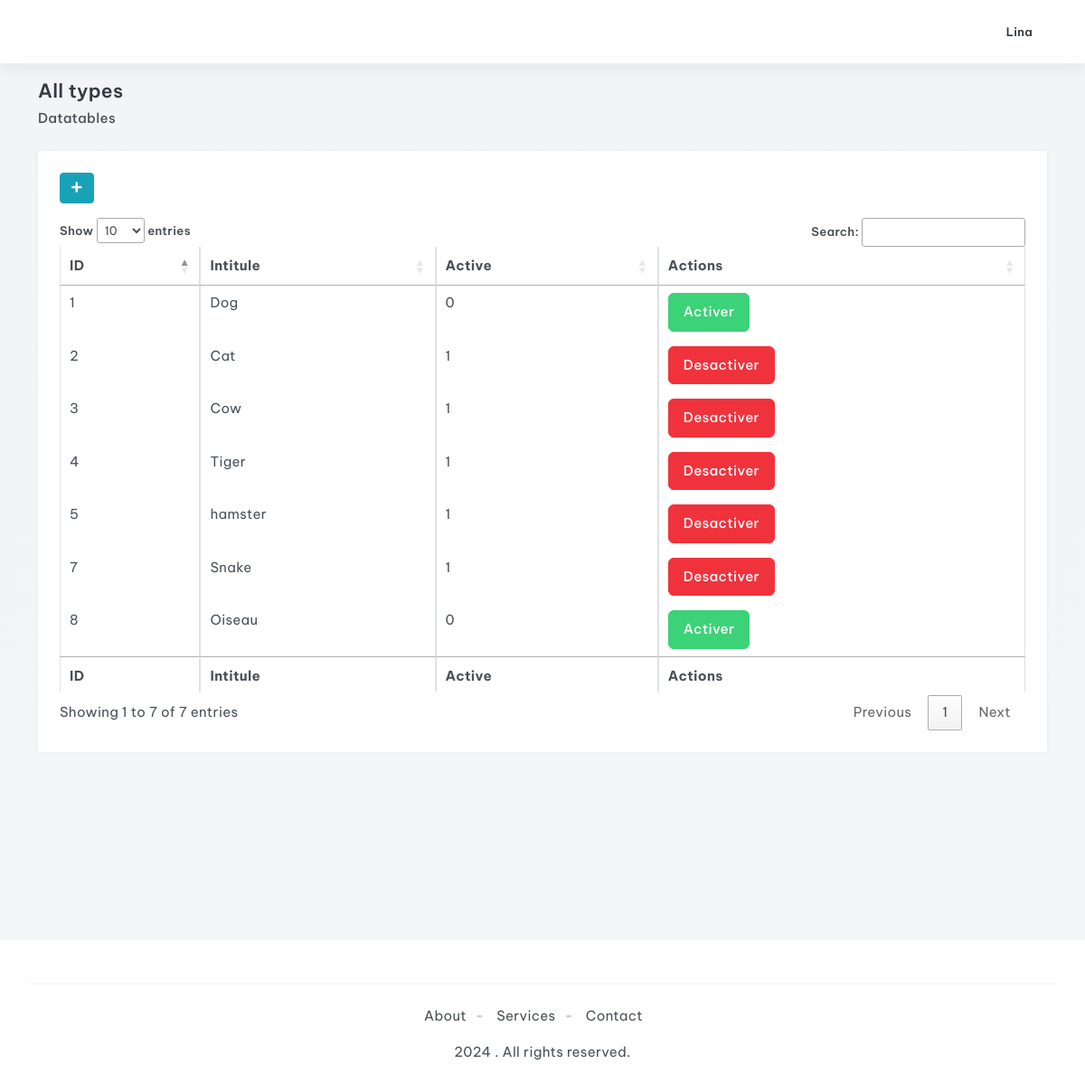
The page /admin/types.php (signed in) on the database its author committed.
### tables this page shows
CREATE TABLE `types` (
  `id` int(11) NOT NULL,
  `intitule` varchar(255) DEFAULT NULL,
  `actif` tinyint(1) DEFAULT NULL
);

### admin/CLASSE/type.class.php (the view, shortened to what this page needs)
<?php
Class Type{
private $cnx,$server,$user,$pwd,$db;
public function __construct($serveur,$utilisateur,$mdp,$base){
	$this->server=$serveur;
	$this->user=$utilisateur;
	$this->pwd=$mdp;
	$this->db=$base;
	try
	{
	$this->cnx = new PDO('mysql:host='.$this->server.'; dbname='.$this->db, $this->user, $this->pwd);
	}
	catch(Exception $e)
	{
	echo'Erreur:'.$e->getMessage().'<br/>';
	echo'N°:'.$e->getCode();
	}
}
public function RetreiveWithDataTables(){
	$sql="select * from types";
$resultats=$this->cnx->query($sql);
if($resultats) {
$resultats->setFetchMode(PDO::FETCH_OBJ);
$types=$resultats->fetchall();
echo'<p><a class="btn btn-info btn-circle btn-sm" ;" href="create_type.php" title="Add"><i class="fas fa-plus"></i></a></p>';
echo '<table  class="table table-bordered" id="myTable" width="100%" cellspacing="0">';
echo '<thead>';
	echo '<tr>';
	echo '<th>ID</th><th>Intitule</th><th>Active</th><th>Actions</th>';
	echo '</tr>';
echo '</thead>';
print '<tbody>';
foreach($types as $type):
echo '<tr>';
	print '<td>'.$type->id.'</td>';
	print '<td>'.$type->intitule.'</td>';
	print '<td>'.$type->actif.'</td>';
	if ($type->actif == 1) {
		print '<td><a class="btn btn-danger" onClick="return confirm(\'Desactiver ce Type?\');" href="typebuttons.php?id='.$type->id.'&active=1">Desactiver</a></td>';
	} else {
		print '<td><a class="btn btn-success" onClick="return confirm(\'Activer ce Type?\');" href="typebuttons.php?id='.$type->id.'&active=0">Activer</a></td>';
	}
echo '</tr>';
endforeach;
print '</tbody>';
echo '<tfoot>';
	echo '<tr>';
	echo '<th>ID</th><th>Intitule</th><th>Active</th><th>Actions</th>';
	echo '</tr>';
echo '</tfoot>';
echo '</table>';
}
	else echo 'Table vide !!!' ;
}
}
?>

### rows shown on the page
types: id "1", intitule "Dog", actif "0"
types: id "2", intitule "Cat", actif "1"
types: id "3", intitule "Cow", actif "1"
types: id "4", intitule "Tiger", actif "1"
types: id "5", intitule "hamster", actif "1"
types: id "7", intitule "Snake", actif "1"
types: id "8", intitule "Oiseau", actif "0"

### other values the page prints
$_SESSION['username'] "Lina"
